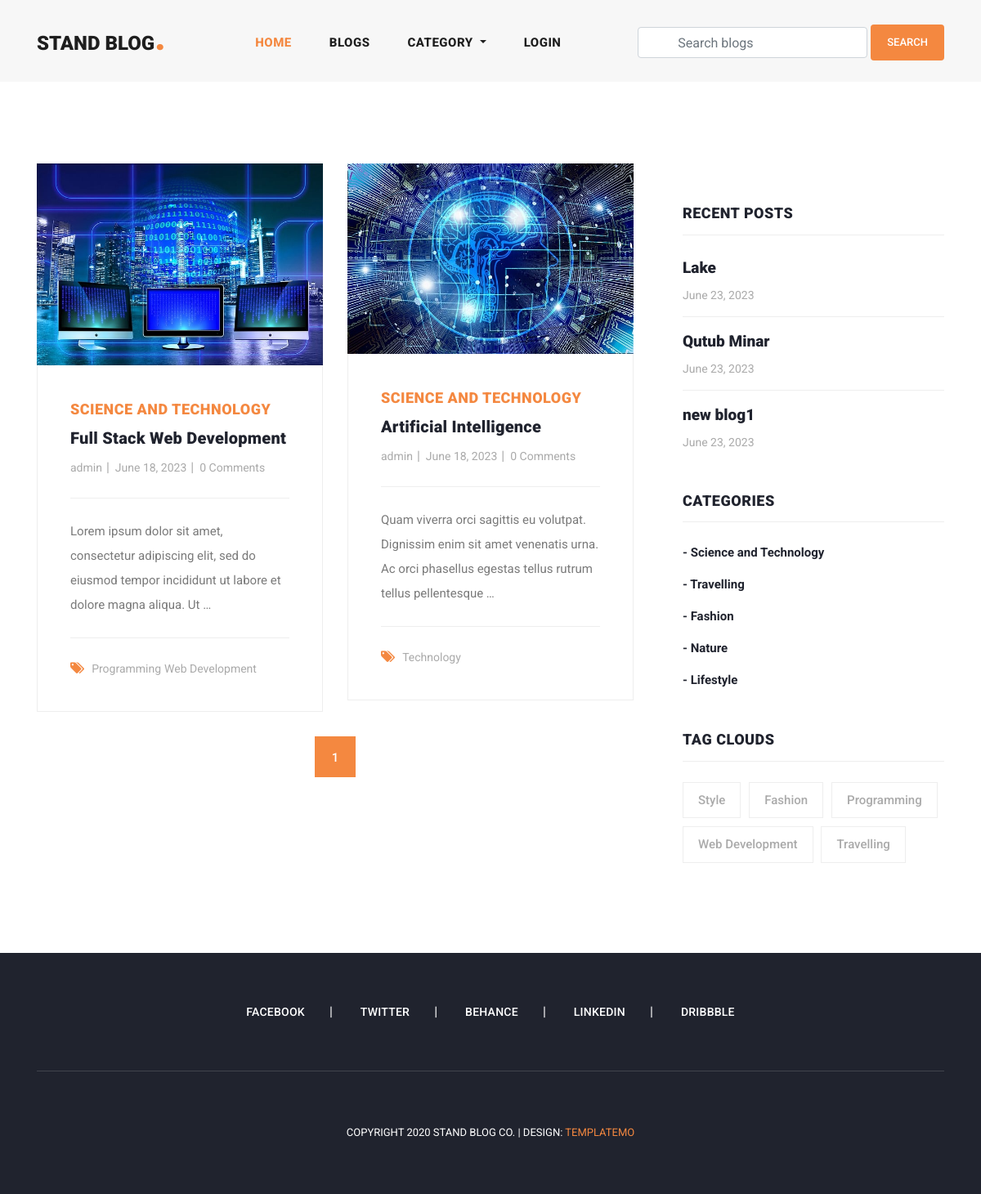
The app's page /category_blogs/science-and-technology/ with its own data.
### blog/models.py (models this page shows, shortened)
class Blog(models.Model):
    user = models.ForeignKey(
        User,
        related_name='user_blogs',
        on_delete=models.CASCADE
    )
    category = models.ForeignKey(
        Category,
        related_name='category_blogs',
        on_delete=models.CASCADE
    )
    tags = models.ManyToManyField(
        Tag,
        related_name='tag_blogs',
        blank=True
    )
    likes = models.ManyToManyField(
        User,
        related_name='user_likes',
        blank=True
    )
    title = models.CharField(
        max_length=250
    )
    slug = models.SlugField(null=True, blank=True)
    banner = models.ImageField(upload_to='blog_banners')
    description = models.TextField()
    created_date = models.DateField(auto_now_add=True)

class Category(models.Model):
    title = models.CharField(max_length=150, unique=True)
    slug = models.SlugField(null=True, blank=True)
    created_date = models.DateField(auto_now_add=True)

class Tag(models.Model):
    title = models.CharField(max_length=150)
    slug = models.SlugField(null=True, blank=True)
    created_date = models.DateField(auto_now_add=True)

### user_profile/models.py (models this page shows, shortened)
class User(AbstractUser):
    email = models.EmailField(
        max_length=150,
        unique=True,
        error_messages={
            "unique": "The email must be unique"
        }
    )
    profile_image = models.ImageField(
        null=True,
        blank=True,
        upload_to="profile_images"
    )
    REQUIRED_FIELDS = ["email"]
    objects = CustomUserManager()

### blog/views.py (the view)
# urls.py: path('category_blogs/<str:slug>/', category_blogs, name='category_blogs'),
def category_blogs(request, slug):
    category = get_object_or_404(Category, slug=slug)
    queryset = category.category_blogs.all()
    tags = Tag.objects.order_by('-created_date')[:5]
    page = request.GET.get('page', 1)
    paginator = Paginator(queryset, 2)
    all_blogs = Blog.objects.order_by('-created_date')[:5]
    try:
        blogs = paginator.page(page)
    except EmptyPage:
        blogs = paginator.page(1)
    except PageNotAnInteger:
        blogs = paginator.page(1)
        return redirect('blogs')
    context = {
        "blogs": blogs,
        "tags": tags,
        "all_blogs": all_blogs
    }
    return render(request, 'category_blogs.html', context)

### blog/context_processors.py (called while the page is built)
def get_all_categories(request):
    categories = Category.objects.all()
    context = {
        "categories": categories
    }
    return context

### templates/category_blogs.html (shortened to what this page needs)
{% extends 'base.html' %}
{% load static %}
{% block content %}
<section class="blog-posts grid-system">
    <div class="container">
        <div class="row">
            <div class="col-lg-8">
                <div class="all-blog-posts">
                    <div class="row">
                        {% for blog in blogs %}
                        {% include 'blog_card.html' %}
                        {% endfor %}
                        <div class="col-lg-12">
                            {% include 'pagination.html' %}
                        </div>
                    </div>
                </div>
            </div>
            {% include 'sidebar.html' with blogs=all_blogs %}
        </div>
    </div>
</section>
{% endblock content %}

### templates/blog_card.html (shortened to what this page needs)
{% load static %}
<div class="col-lg-6">
    <div class="blog-post">
        <div class="blog-thumb">
            <img src="{{blog.banner.url}}" alt="">
        </div>
        <div class="down-content">
            <span>{{blog.category.title}}</span>
            <a href="{% url 'blog_details' blog.slug %}">
                <h4>{{blog.title}}</h4>
            </a>
            <ul class="post-info">
                <li><a href="#">{{blog.user.username}}</a></li>
                <li><a href="#">{{blog.created_date}}</a></li>
                <li><a href="#">{{blog.blog_comments.all.count}} Comments</a></li>
            </ul>
            <p>{{blog.description|truncatewords:20}}</p>
            <div class="post-options">
                <div class="row">
                    <div class="col-lg-12">
                        <ul class="post-tags">
                            <li><i class="fa fa-tags"></i></li>
                            {% if blog.tags.all.count > 0 %}
                            {% for tag in blog.tags.all %}
                            <li><a href="#">{{tag.title}}</a></li>
                            {% endfor %}
                            {% endif %}
                        </ul>
                    </div>
                </div>
            </div>
        </div>
    </div>
</div>

### templates/sidebar.html
<div class="col-lg-4">
    <div class="sidebar">
        <div class="row">
            <div class="col-lg-12">
                <div class="sidebar-item recent-posts">
                    <div class="sidebar-heading">
                        <h2>Recent Posts</h2>
                    </div>
                    <div class="content">
                        <ul>
                            {% for blog in blogs|slice:"3" %}
                            <li><a href="#">
                                    <h5>{{blog.title}}</h5>
                                    <span>{{blog.created_date}}</span>
                                </a></li>
                            {% endfor %}
                        </ul>
                    </div>
                </div>
            </div>
            <div class="col-lg-12">
                <div class="sidebar-item categories">
                    <div class="sidebar-heading">
                        <h2>Categories</h2>
                    </div>
                    <div class="content">
                        <ul>
                            {% for category in categories %}
                            <li><a href="{% url 'category_blogs' category.slug %}">- {{category.title}}</a></li>
                            {% endfor %}
                        </ul>
                    </div>
                </div>
            </div>
            <div class="col-lg-12">
                <div class="sidebar-item tags">
                    <div class="sidebar-heading">
                        <h2>Tag Clouds</h2>
                    </div>
                    <div class="content">
                        <ul>
                            {% for tag in tags %}
                            <li><a href="{% url 'tag_blogs' tag.slug %}">{{tag.title}}</a></li>
                            {% endfor %}
                        </ul>
                    </div>
                </div>
            </div>
        </div>
    </div>
</div>

### assets/css/templatemo-stand-blog.css (style rules this page uses)
body { font-family: 'Roboto', sans-serif; overflow-x: hidden; text-rendering: optimizeLegibility; -webkit-font-smoothing: antialiased; -moz-osx-font-smoothing: grayscale; }
p { margin-bottom: 0px; font-size: 15px; font-weight: 400; color: #7a7a7a; line-height: 30px; }
a { text-decoration: none!important; }
ul { padding: 0; margin: 0; list-style: none; }
h1,h2,h3,h4,h5,h6 { margin: 0px; }
.blog-posts { margin-top: 100px; }
.blog-posts .blog-post { margin-bottom: 30px; }
.blog-posts .blog-thumb img { width: 100%; overflow: hidden; }
.blog-posts .down-content { padding: 40px; border-right: 1px solid #eee; border-left: 1px solid #eee; border-bottom: 1px solid #eee; }
.blog-posts .down-content span { font-size: 18px; text-transform: uppercase; letter-spacing: 0.5px; font-weight: 900; color: #f48840; }
.blog-posts .down-content h4 { font-size: 24px; text-transform: capitalize; letter-spacing: 0.5px; font-weight: 900; color: #20232e; margin: 10px 0px 12px 0px; }
.blog-posts .down-content ul.post-info li { display: inline-block; margin-right: 8px; }
.blog-posts .down-content ul.post-info li:after { content: '|'; color: #aaa; margin-left: 8px; }
.blog-posts .down-content h4 { font-size: 20px; letter-spacing: 0.25px; }
.grid-system .down-content ul.post-info li { margin-right: 3px; }
.grid-system .down-content ul.post-info li:after { margin-left: 5px; }
.blog-posts .down-content ul.post-info li:last-child::after { display: none; }
.blog-posts .down-content ul.post-info li a { font-size: 14px; color: #aaa; font-weight: 400; transition: all .3s; }
.blog-posts .down-content p { padding: 25px 0px; margin: 25px 0px; border-top: 1px solid #eee; border-bottom: 1px solid #eee; }
.blog-posts .down-content ul.post-tags li, .blog-posts .down-content ul.post-share li { display: inline-block; }
.blog-posts .down-content ul.post-tags li:first-child i, .blog-posts .down-content ul.post-share li:first-child i { color: #f48840; margin-right: 5px; }
.blog-posts .down-content ul.post-tags li, .blog-posts .down-content ul.post-share li { color: #aaa; }
.blog-posts .down-content ul.post-tags li a, .blog-posts .down-content ul.post-share li a { font-size: 14px; color: #aaa; font-weight: 400; transition: all .3s; }
.blog-posts .sidebar-heading h2 { font-size: 18px; text-transform: uppercase; font-weight: 900; letter-spacing: 0.5px; color: #20232e; border-bottom: 1px solid #eee; padding-bottom: 15px; margin-bottom: 25px; }
.sidebar { margin-left: 30px; }
.sidebar .sidebar-item { margin-top: 50px; }
.sidebar .sidebar-heading h2 { font-size: 18px; text-transform: uppercase; font-weight: 900; letter-spacing: 0.5px; color: #20232e; border-bottom: 1px solid #eee; padding-bottom: 15px; margin-bottom: 25px; }
.sidebar .recent-posts ul li { margin-bottom: 15px; padding-bottom: 15px; border-bottom: 1px solid #eee; }
.sidebar .recent-posts ul li:last-child { margin-bottom: 0px; padding-bottom: 0px; border-bottom: none; }
.sidebar .recent-posts ul li h5 { font-size: 19px; font-weight: 900; color: #20232e; line-height: 30px; transition: all 0.3s; }
.sidebar .recent-posts ul li span { display: block; font-size: 14px; color: #aaa; margin-top: 8px; }
.sidebar .categories ul li { margin-bottom: 15px; }
.sidebar .categories ul li:last-child { margin-bottom: 0px; }
.sidebar .categories ul li a { font-size: 15px; font-weight: 700; color: #20232e; transition: all .3s; }
.sidebar .tags ul li { margin-right: 6px; display: inline-block; }
.sidebar .tags ul li { margin-bottom: 10px; }
.sidebar .tags ul li a { font-size: 15px; font-weight: 500; color: #aaa; display: inline-block; border: 1px solid #eee; padding: 10px 18px; transition: all .3s; }

### records on screen
Blog: banner (picture), category "SCIENCE AND TECHNOLOGY", title "Full Stack Web Development", user.username "admin", created_date "June 18, 2023", blog_comments.all.count "0", description "Lorem ipsum dolor sit amet, consectetur adipiscing elit, sed do eiusmod tempor incididunt ut labore et dolore magna aliqua. Ut …"
Tag: title "Programming"
Tag: title "Web Development"
Blog: banner (picture), category "SCIENCE AND TECHNOLOGY", title "Artificial Intelligence", user.username "admin", created_date "June 18, 2023", blog_comments.all.count "0", description "Quam viverra orci sagittis eu volutpat. Dignissim enim sit amet venenatis urna. Ac orci phasellus egestas tellus rutrum tellus pellentesque …"
Tag: title "Technology"
Blog: title "Lake", created_date "June 23, 2023"
Blog: title "Qutub Minar", created_date "June 23, 2023"
Blog: title "new blog1", created_date "June 23, 2023"
Category: title "Science and Technology"
Category: title "Travelling"
Category: title "Fashion"
Category: title "Nature"
Category: title "Lifestyle"
Tag: title "Style"
Tag: title "Fashion"
Tag: title "Travelling"

### other values on screen
{{ page }} "1"
